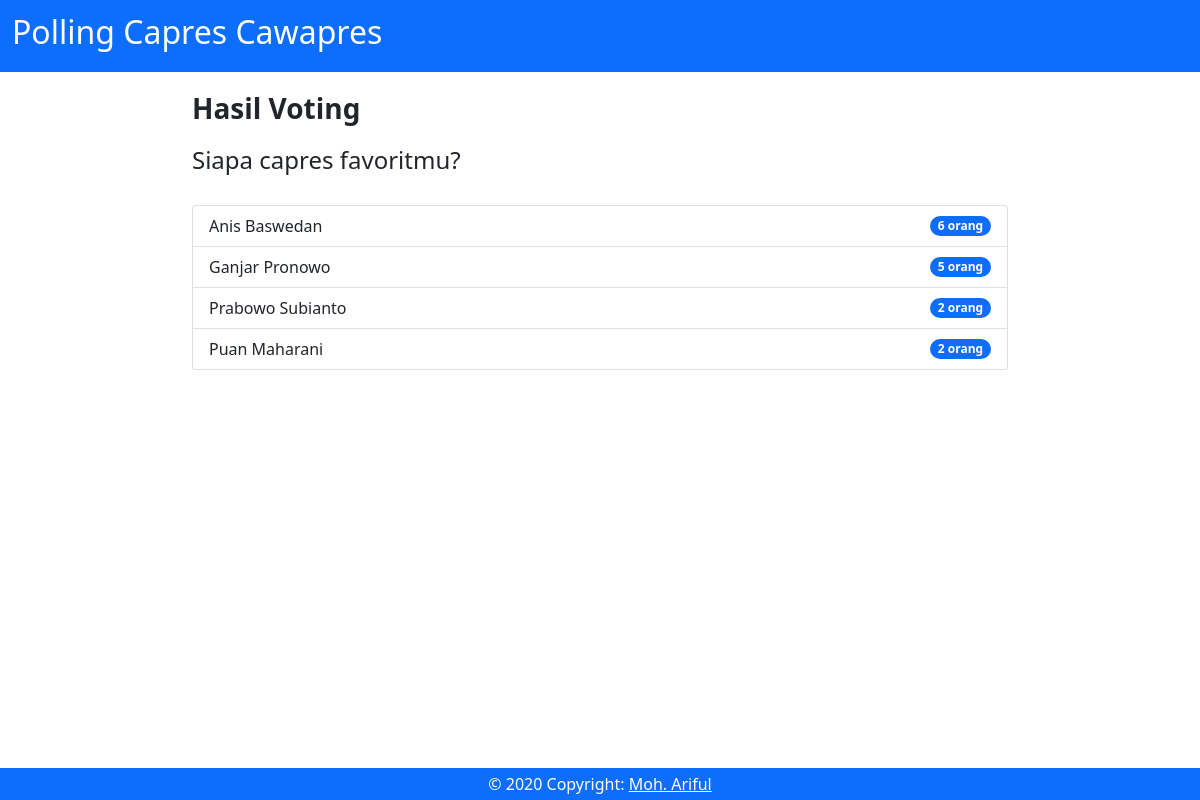
The app's page /result/1, older data.
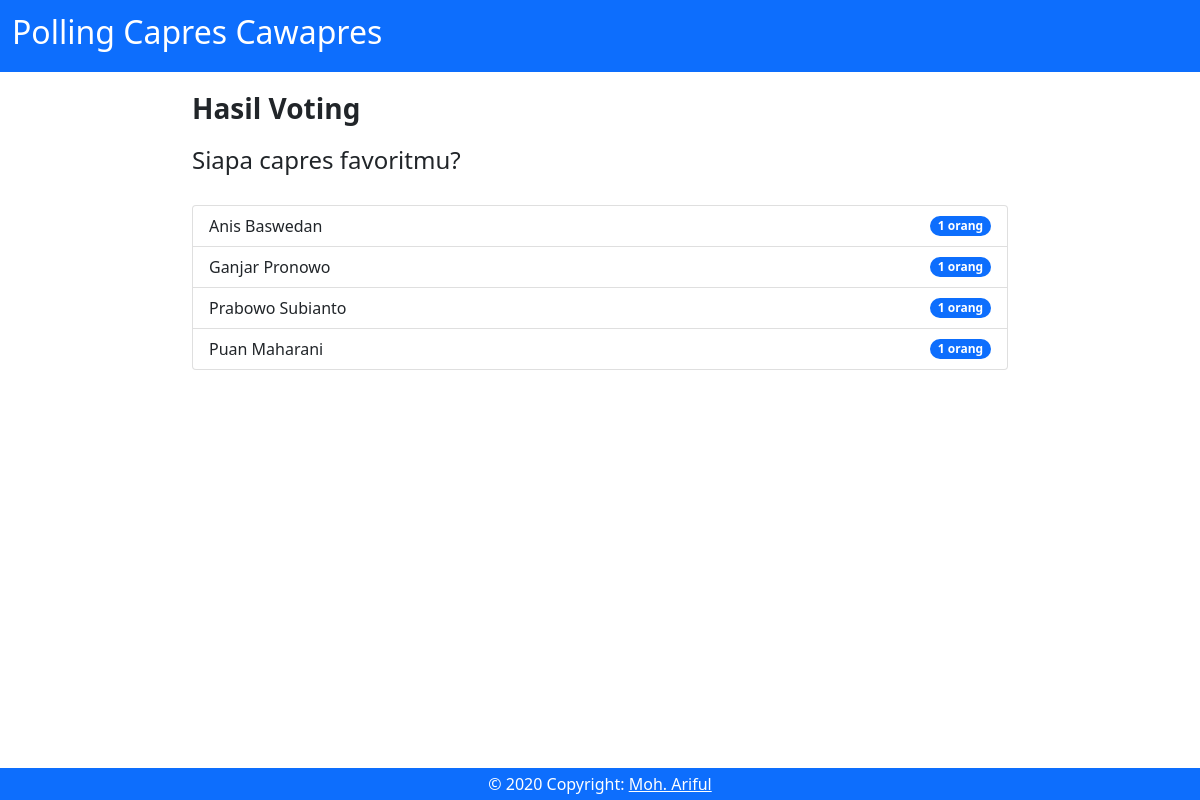
The same page, newer data.
### pollsapp/models.py (models this page shows, shortened)
class Question(models.Model):
    question = models.CharField(max_length=399)

class Choice(models.Model):
    question = models.ForeignKey(
        Question, on_delete=models.CASCADE, related_name='choices')
    option = models.CharField(max_length=100)
    vote = models.IntegerField(default=0)

### pollsapp/views.py (the view)
# urls.py: path('result/<str:pk>', views.result, name='result'),
def result(request, pk):
    question = Question.objects.get(id=pk)
    options = question.choices.all()
    context = {
        'question': question,
        'options': options
    }
    if request.method == 'POST':
        inputvalue = request.POST['choice']
        selection_option = options.get(id=inputvalue)
        selection_option.vote += 1
        selection_option.save()
    return render(request, 'result.html', context)

### pollsapp/templates/result.html
{% extends 'base.html' %}
{% block content %}
<h3 style = "margin-bottom: 20px"><strong>Hasil Voting</strong></h3>
<h4>{{ question.question }}</h4>
<ul class="list-group">
    {% for option in options %}
            <li class="list-group-item d-flex justify-content-between align-items-center">
           {{ option.option }}
           <span class="badge bg-primary rounded-pill">{{ option.vote }} orang</span>
          </li>
          {% endfor %}
</ul>
{% endblock content %}

### pollsapp/templates/base.html (shortened to what this page needs)
<!DOCTYPE html>
{% load static %}
<html lang="en">
<head>
    <link href="https://cdn.jsdelivr.net/npm/bootstrap@5.0.1/dist/css/bootstrap.min.css" rel="stylesheet">
    <link rel = stylesheet href = "{% static 'css/style.css' %}">
</head>
<body>
    <nav class="navbar navbar-expand-lg navbar-dark bg-primary">
        <div class="container-fluid">
          <a class="navbar-brand" href="{% url 'index' %}"><h2>Polling Capres Cawapres</h2></a>
        </div>
      </nav>
</body>
<div class = container>
    {% block content %}{% endblock %}
</div>
 <footer class=" bg-primary fixed-bottom p-1">
    <div class="text-center text-white">
      © 2020 Copyright:
      <a class="text-white" href="https://ap-inventory.xyz/">Moh. Ariful</a>
    </div>
  </footer>
</html>

### pollsapp/static/css/style.css (style rules this page uses)
* { padding: 0px; margin: 0px; box-sizing: border-box; }
.container { width: 70%; margin-top: 20px; }
.list-group { margin-top: 30px; }
label,li,input { cursor: pointer }

Row changes from the older to the newer data that the page shows:
changed Choice "Anis Baswedan": vote "6" → "1"
changed Choice "Ganjar Pronowo": vote "5" → "1"
changed Choice "Prabowo Subianto": vote "2" → "1"
changed Choice "Puan Maharani": vote "2" → "1"
